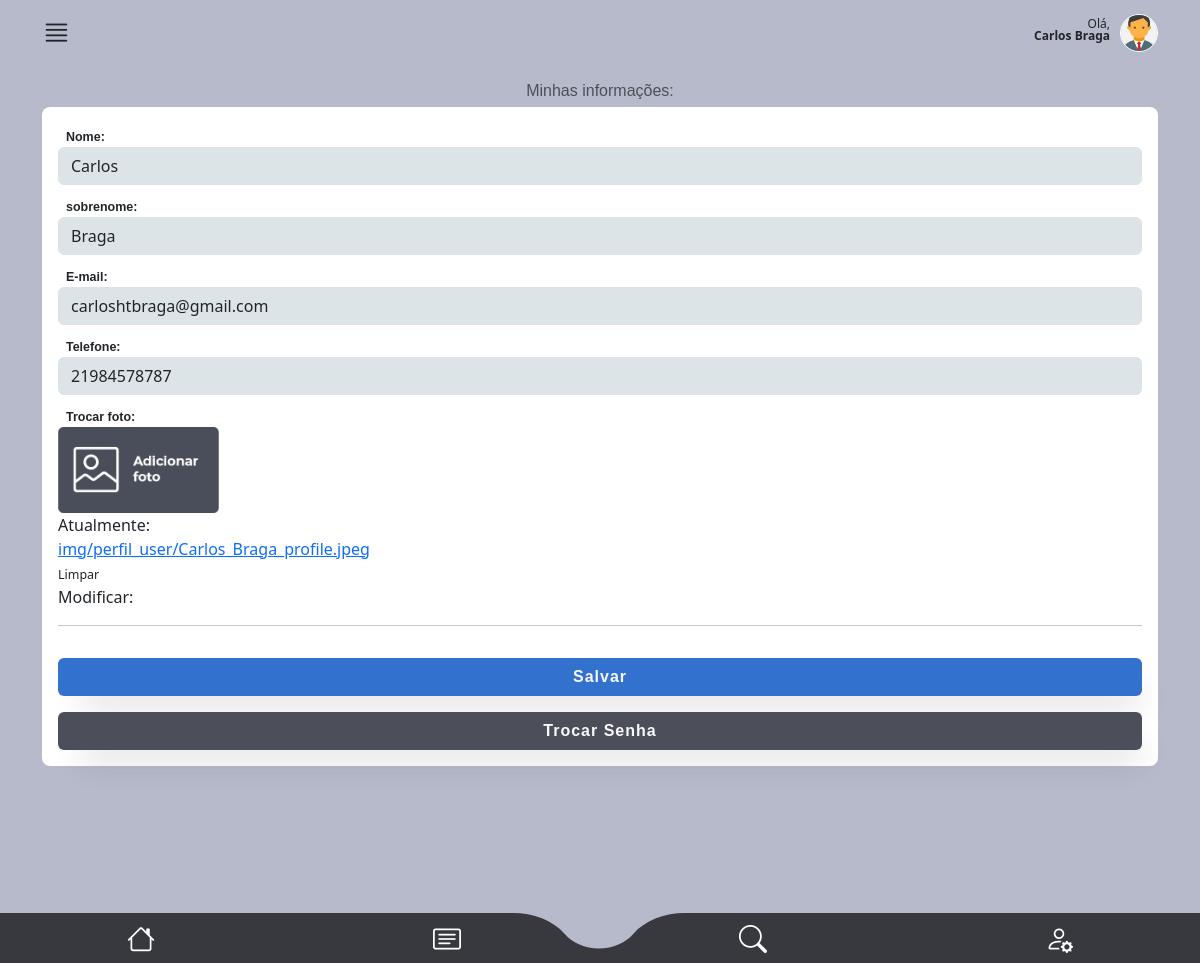
/main/tela_user/ (signed in), run on the app's committed database.
### authentication/models.py (models this page shows, shortened)
class CustomUser(AbstractUser):
    telefone = models.CharField(max_length=15, null=False)
    endereco = models.ForeignKey(
        Endereco, on_delete=models.CASCADE, null=True, default=None
    )
    foto = models.ImageField(upload_to="img/perfil_user/", null=True, blank=True)
    email = models.EmailField(unique=True)

### main/views.py (the view)
# urls.py: path("tela_user/", views.tela_user, name="tela_user"),
@user_passes_test(is_tecnico)
def tela_user(request):
    try:
        if request.method == "POST":
            user = request.user
            form = TelaUserForm(request.POST, request.FILES, instance=request.user)
            if form.is_valid():
                form.save()
                return redirect(
                    "dashboard"
                )  # Redirecione para a página de perfil após a edição
        else:
            user = request.user
            form = TelaUserForm(instance=request.user)
        return render(request, "tela_user.html", {"form": form, "user": user})
    except Exception as e:
        return render(request, "error.html", {"error_message": str(e)})

### authentication/forms.py
class TelaUserForm(forms.ModelForm):
    class Meta:
        model = CustomUser
        fields = ["telefone", "email", "first_name", "last_name", "foto"]
    def __init__(self, *args, **kwargs):
        super(TelaUserForm, self).__init__(*args, **kwargs)
        for field_name, field in self.fields.items():
            if "class" in field.widget.attrs:
                field.widget.attrs["class"] += " form-control"
            else:
                field.widget.attrs["class"] = "form-control"

### main/helpers.py (called while the page is built)
def is_tecnico(user):
    return user.groups.filter(name="Técnico").exists()

### main/templates/tela_user.html (shortened to what this page needs)
{% extends "base2.html" %} {%load static%} {% block rest %}
<section id="detalhes_oc_scr">
  <div class="container">
    <div id="oc_detalhes">
      <div class="oc_ocorrencia">
        <label class="mt-3 mb-1 font-medium color04 fs-6 text-center w-100"
          >Minhas informações:</label
        >
        <div class="detalhes_ocorrencia">
          <form
            id="form_reportar_ocorrencia"
            class="row"
            method="POST"
            enctype="multipart/form-data"
          >
            <div class="mb-2">
              <label class="ms-2 font-bold">Nome:</label>
              {{form.first_name}}
            </div>
            <div class="mb-2">
              <label class="ms-2 font-bold">sobrenome:</label>
              {{form.last_name}}
            </div>
            <div class="mb-2">
              <label class="ms-2 font-bold">E-mail:</label>
              {{form.email}}
            </div>
            <div class="mb-2">
              <label class="ms-2 font-bold">Telefone:</label>
              {{form.telefone}}
            </div>
            <div class="col-6 col-md-2">
              <label class="ms-2 font-bold">Trocar foto:</label>
              <div class="btn_wrapper">
                <img
                  src="{% static '/assets/img/btn_add_picture.png' %}"
                  class="w-100"
                />
                {{form.foto}}
              </div>
            </div>
            <div class="col-12">
              <hr />
              <button
                type="submit"
                class="btn bg01 text-light w-100 box-shadow fs-6 font-bold mt-3"
              >
                Salvar
              </button>
            </div>
          </form>
          <a href="{% url 'password_reset' %}" class="w-100 mb-3 mt-4"
            ><button
              type="submit"
              class="btn bg04 text-light w-100 box-shadow fs-6 font-bold mt-3"
            >
              Trocar Senha
            </button></a
          >
        </div>
      </div>
    </div>
  </div>
  <br />
  <br />
  <br />
</section>
{% endblock %}

### main/templates/base2.html (shortened to what this page needs)
{%load static%}
<!DOCTYPE html>
<html lang="en" data-bs-theme="auto">
  <head>
    <link
      rel="stylesheet"
      href="https://cdn.jsdelivr.net/npm/@docsearch/css@3"
    />
    <link
      rel="stylesheet"
      href="https://cdn.jsdelivr.net/npm/bootstrap-icons@1.11.1/font/bootstrap-icons.css"
    />
    <link
      href="{% static 'assets/dist/css/bootstrap.min.css' %}"
      rel="stylesheet"
    />
    <link href="{% static 'assets/css/app_mamminfo.css' %}" rel="stylesheet" />
  </head>
  <body>
    <main class="bg03">
      <header>
        <div class="container">
          <div id="super_menu">
            <div class="row">
              <div class="col-3 text-start">
                <i class="bi bi-justify i_main"></i> {% if aceites != 0 %}{% endif %}
              </div>
              <div class="col-9 text-end">
                <p class="mt-2">
                  Olá,<br />
                  <strong>{{ user.first_name }} {{ user.last_name }}</strong>
                </p>
                <div class="photo_user mt-1">
                  {% if request.user.foto %}
                  <img src="{{ request.user.foto.url }}" alt="User Photo" />
                  {% else %}
                  <img
                    src="https://cdn-icons-png.flaticon.com/512/3106/3106807.png?auto=format&fit=crop&q=80&w=1760&ixlib=rb-4.0.3&ixid=M3wxMjA3fDB8MHxwaG90by1wYWdlfHx8fGVufDB8fHx8fA%3D%3D"
                    alt=""
                  />
                  {% endif %}
                </div>
              </div>
            </div>
          </div>
        </div>
      </header>
      {% block rest %}{% endblock %}
    </main>
    <footer>
      <ul class="row">
        <li class="col-3 mt-1">
          <a href="{% url 'dashboard' %}"><i class="bi bi-house"></i></a>
        </li>
        <li class="col-3 p-0 mt-1 text-start text-md-center">
          <a href="{% url 'minhas_os' %}" class="text-start text-md-center"
            ><i class="bi bi-card-text"></i
          ></a>
        </li>
        <li class="col-3 p-0 mt-1 text-end text-md-center">
          <a href="{% url 'tela_busca' %}" class="text-end text-md-center"
            ><i class="bi bi-search"></i
          ></a>
        </li>
        <li class="col-3 mt-1">
          <a href="{% url 'tela_user' %}"><i class="bi bi-person-gear"></i></a>
        </li>
      </ul>
    </footer>
  </body>
</html>

### main/templates/static/assets/css/app_mamminfo.css (style rules this page uses)
html { font-family: 'Noto', sans-serif;background: #ced0dc; }
.font-medium { font-family: 'NotoMedium', sans-serif;font-weight: 400; }
.font-bold { font-family: 'NotoBold', sans-serif;font-weight: 600; }
.bg01 { background: #3371cf; }
.bg03 { background: #b7baca; }
.bg04 { background: #4c4f5a; }
.color04 { color: #4c4f5a; }
section { height: auto;min-height: 90vh;max-width: 100vw;width: 100%; }
.box-shadow { box-shadow: 10px 20px 32px -12px rgba(0,0,0,.2); }
.btn { letter-spacing: 1px; }
#super_menu { padding: 10px 0;position: relative; }
#super_menu p { font-size: .75rem;line-height: 100%;display: inline-block;margin: 0 10px 0 0; }
#super_menu .i_main { font-size: 1.8rem; }
#super_menu .photo_user { float: right;display: inline-block; }
#super_menu .photo_user img { width: 38px;height: 38px;display: block;border-radius: 38px;object-fit: cover;transform-origin: 50% 50%;border: 1px solid #fff; }
footer { position: fixed;z-index: 5; width: 100%;bottom: 0;background: url(../img/footer.svg) 50% 50% / cover;height: 50px; }
footer ul { padding: 0;margin: 0;text-align: center; }
footer ul li { list-style: none;display: inline-block; }
footer li a { color: #fff;font-size: 1.75rem;width: 100%;text-align: center;display: block; }
#oc_detalhes { padding-bottom: 50px; }
#oc_detalhes .oc_ocorrencia label { font-size: .78rem; }
#oc_detalhes .oc_ocorrencia .detalhes_ocorrencia { background: #fff;border-radius: 8px;padding: 16px;margin-bottom: 75px; }
#oc_detalhes .oc_ocorrencia .detalhes_ocorrencia form .form-control { background: #dde4e8; }
#oc_detalhes .oc_ocorrencia .detalhes_ocorrencia .btn_wrapper { position: relative; }

### data on the page
CustomUser: first_name "Carlos", last_name "Braga", user.foto (picture), email "carloshtbraga@gmail.com", telefone "21984578787", foto "Atualmente: img/perfil_user/Carlos_Braga_profile.jpeg Limpar Modificar:"
